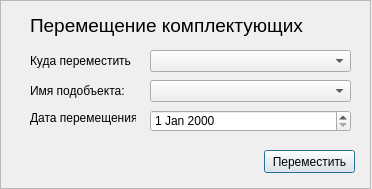
<?xml version="1.0" encoding="UTF-8"?>
<ui version="4.0">
 <class>Dialog</class>
 <widget class="QDialog" name="Dialog">
  <property name="geometry">
   <rect>
    <x>0</x>
    <y>0</y>
    <width>372</width>
    <height>189</height>
   </rect>
  </property>
  <property name="windowTitle">
   <string>Dialog</string>
  </property>
  <widget class="QFrame" name="frame">
   <property name="geometry">
    <rect>
     <x>0</x>
     <y>0</y>
     <width>371</width>
     <height>189</height>
    </rect>
   </property>
   <property name="frameShape">
    <enum>QFrame::StyledPanel</enum>
   </property>
   <property name="frameShadow">
    <enum>QFrame::Raised</enum>
   </property>
   <widget class="QDateEdit" name="de_TransferDate">
    <property name="geometry">
     <rect>
      <x>150</x>
      <y>110</y>
      <width>201</width>
      <height>22</height>
     </rect>
    </property>
   </widget>
   <widget class="QComboBox" name="cb_ParenKbjName">
    <property name="geometry">
     <rect>
      <x>150</x>
      <y>50</y>
      <width>201</width>
      <height>22</height>
     </rect>
    </property>
   </widget>
   <widget class="QComboBox" name="cb_ChildKbjName">
    <property name="geometry">
     <rect>
      <x>150</x>
      <y>80</y>
      <width>201</width>
      <height>22</height>
     </rect>
    </property>
   </widget>
   <widget class="QPushButton" name="btn_Transfer">
    <property name="geometry">
     <rect>
      <x>264</x>
      <y>150</y>
      <width>91</width>
      <height>23</height>
     </rect>
    </property>
    <property name="text">
     <string>Переместить</string>
    </property>
   </widget>
   <widget class="QLabel" name="label_3">
    <property name="geometry">
     <rect>
      <x>30</x>
      <y>83</y>
      <width>101</width>
      <height>16</height>
     </rect>
    </property>
    <property name="text">
     <string>Имя подобъекта:</string>
    </property>
   </widget>
   <widget class="QLabel" name="label_4">
    <property name="geometry">
     <rect>
      <x>30</x>
      <y>110</y>
      <width>106</width>
      <height>16</height>
     </rect>
    </property>
    <property name="text">
     <string>Дата перемещения:</string>
    </property>
   </widget>
   <widget class="QLabel" name="label_2">
    <property name="geometry">
     <rect>
      <x>30</x>
      <y>53</y>
      <width>101</width>
      <height>16</height>
     </rect>
    </property>
    <property name="text">
     <string>Куда переместить:</string>
    </property>
   </widget>
   <widget class="QLabel" name="label">
    <property name="geometry">
     <rect>
      <x>30</x>
      <y>10</y>
      <width>281</width>
      <height>31</height>
     </rect>
    </property>
    <property name="font">
     <font>
      <pointsize>14</pointsize>
     </font>
    </property>
    <property name="text">
     <string>Перемещение комплектующих</string>
    </property>
   </widget>
  </widget>
 </widget>
 <resources/>
 <connections/>
</ui>
